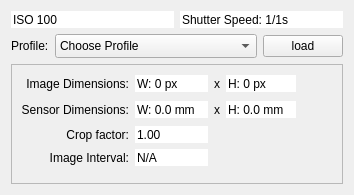
<?xml version="1.0" encoding="UTF-8"?>
<ui version="4.0">
 <class>CameraProfile</class>
 <widget class="QWidget" name="CameraProfile">
  <property name="geometry">
   <rect>
    <x>0</x>
    <y>0</y>
    <width>354</width>
    <height>195</height>
   </rect>
  </property>
  <property name="windowTitle">
   <string>Form</string>
  </property>
  <layout class="QVBoxLayout" name="verticalLayout">
   <item>
    <layout class="QGridLayout" name="gridLayout">
     <item row="0" column="0">
      <widget class="QSpinBox" name="iso">
       <property name="toolTip">
        <string>&lt;html&gt;&lt;head/&gt;&lt;body&gt;&lt;p&gt;&lt;span style=&quot; font-weight:600;&quot;&gt;Sensor sensetivity to light &lt;/span&gt;&lt;/p&gt;&lt;p&gt;record only&lt;/p&gt;&lt;/body&gt;&lt;/html&gt;</string>
       </property>
       <property name="frame">
        <bool>false</bool>
       </property>
       <property name="readOnly">
        <bool>false</bool>
       </property>
       <property name="buttonSymbols">
        <enum>QAbstractSpinBox::NoButtons</enum>
       </property>
       <property name="prefix">
        <string>ISO </string>
       </property>
       <property name="minimum">
        <number>100</number>
       </property>
       <property name="maximum">
        <number>99999</number>
       </property>
       <property name="singleStep">
        <number>10</number>
       </property>
       <property name="value">
        <number>100</number>
       </property>
      </widget>
     </item>
     <item row="0" column="1">
      <widget class="QSpinBox" name="shutterSpeed">
       <property name="toolTip">
        <string>&lt;html&gt;&lt;head/&gt;&lt;body&gt;&lt;p&gt;&lt;span style=&quot; font-weight:600;&quot;&gt;Shutter speed (exposure time) &lt;/span&gt;&lt;/p&gt;&lt;p&gt;record only&lt;/p&gt;&lt;/body&gt;&lt;/html&gt;</string>
       </property>
       <property name="frame">
        <bool>false</bool>
       </property>
       <property name="readOnly">
        <bool>false</bool>
       </property>
       <property name="buttonSymbols">
        <enum>QAbstractSpinBox::NoButtons</enum>
       </property>
       <property name="suffix">
        <string>s</string>
       </property>
       <property name="prefix">
        <string>Shutter Speed: 1/</string>
       </property>
       <property name="maximum">
        <number>99999</number>
       </property>
       <property name="singleStep">
        <number>10</number>
       </property>
       <property name="value">
        <number>1</number>
       </property>
      </widget>
     </item>
    </layout>
   </item>
   <item>
    <layout class="QHBoxLayout" name="horizontalLayout_2">
     <item>
      <widget class="QLabel" name="label">
       <property name="sizePolicy">
        <sizepolicy hsizetype="Minimum" vsizetype="Preferred">
         <horstretch>0</horstretch>
         <verstretch>0</verstretch>
        </sizepolicy>
       </property>
       <property name="text">
        <string>Profile:</string>
       </property>
      </widget>
     </item>
     <item>
      <widget class="QComboBox" name="chooseProfile">
       <property name="sizePolicy">
        <sizepolicy hsizetype="Expanding" vsizetype="Fixed">
         <horstretch>0</horstretch>
         <verstretch>0</verstretch>
        </sizepolicy>
       </property>
       <property name="currentIndex">
        <number>0</number>
       </property>
       <property name="insertPolicy">
        <enum>QComboBox::InsertAtBottom</enum>
       </property>
       <property name="sizeAdjustPolicy">
        <enum>QComboBox::AdjustToMinimumContentsLengthWithIcon</enum>
       </property>
       <item>
        <property name="text">
         <string>Choose Profile</string>
        </property>
       </item>
      </widget>
     </item>
     <item>
      <widget class="QPushButton" name="loadProfile">
       <property name="sizePolicy">
        <sizepolicy hsizetype="Minimum" vsizetype="Fixed">
         <horstretch>0</horstretch>
         <verstretch>0</verstretch>
        </sizepolicy>
       </property>
       <property name="text">
        <string>load</string>
       </property>
      </widget>
     </item>
    </layout>
   </item>
   <item>
    <widget class="QFrame" name="frame">
     <property name="frameShape">
      <enum>QFrame::StyledPanel</enum>
     </property>
     <property name="frameShadow">
      <enum>QFrame::Plain</enum>
     </property>
     <layout class="QGridLayout" name="gridLayout_2">
      <item row="4" column="0">
       <spacer name="verticalSpacer">
        <property name="orientation">
         <enum>Qt::Vertical</enum>
        </property>
        <property name="sizeHint" stdset="0">
         <size>
          <width>20</width>
          <height>40</height>
         </size>
        </property>
       </spacer>
      </item>
      <item row="3" column="0">
       <widget class="QLabel" name="label_4">
        <property name="text">
         <string>Image Interval:</string>
        </property>
        <property name="alignment">
         <set>Qt::AlignRight|Qt::AlignTrailing|Qt::AlignVCenter</set>
        </property>
       </widget>
      </item>
      <item row="0" column="4">
       <spacer name="horizontalSpacer_4">
        <property name="orientation">
         <enum>Qt::Horizontal</enum>
        </property>
        <property name="sizeHint" stdset="0">
         <size>
          <width>40</width>
          <height>20</height>
         </size>
        </property>
       </spacer>
      </item>
      <item row="1" column="2">
       <widget class="QLabel" name="sensorDimXspacer">
        <property name="sizePolicy">
         <sizepolicy hsizetype="Preferred" vsizetype="Preferred">
          <horstretch>0</horstretch>
          <verstretch>0</verstretch>
         </sizepolicy>
        </property>
        <property name="font">
         <font>
          <weight>50</weight>
          <bold>false</bold>
         </font>
        </property>
        <property name="text">
         <string>x</string>
        </property>
       </widget>
      </item>
      <item row="1" column="0">
       <widget class="QLabel" name="sensorDimLabel">
        <property name="text">
         <string>Sensor Dimensions:</string>
        </property>
        <property name="alignment">
         <set>Qt::AlignRight|Qt::AlignTrailing|Qt::AlignVCenter</set>
        </property>
       </widget>
      </item>
      <item row="1" column="1">
       <widget class="QDoubleSpinBox" name="sensorDimWidth">
        <property name="sizePolicy">
         <sizepolicy hsizetype="Preferred" vsizetype="Fixed">
          <horstretch>0</horstretch>
          <verstretch>0</verstretch>
         </sizepolicy>
        </property>
        <property name="toolTip">
         <string>&lt;html&gt;&lt;head/&gt;&lt;body&gt;&lt;p&gt;&lt;span style=&quot; font-weight:600;&quot;&gt;Sensor width&lt;/span&gt; record only&lt;/p&gt;&lt;/body&gt;&lt;/html&gt;</string>
        </property>
        <property name="inputMethodHints">
         <set>Qt::ImhNone</set>
        </property>
        <property name="frame">
         <bool>false</bool>
        </property>
        <property name="readOnly">
         <bool>false</bool>
        </property>
        <property name="buttonSymbols">
         <enum>QAbstractSpinBox::NoButtons</enum>
        </property>
        <property name="prefix">
         <string>W: </string>
        </property>
        <property name="suffix">
         <string> mm</string>
        </property>
        <property name="decimals">
         <number>1</number>
        </property>
        <property name="value">
         <double>0.000000000000000</double>
        </property>
       </widget>
      </item>
      <item row="0" column="2">
       <widget class="QLabel" name="x_spacer_5">
        <property name="font">
         <font>
          <weight>50</weight>
          <bold>false</bold>
         </font>
        </property>
        <property name="text">
         <string>x</string>
        </property>
       </widget>
      </item>
      <item row="1" column="4">
       <spacer name="horizontalSpacer">
        <property name="orientation">
         <enum>Qt::Horizontal</enum>
        </property>
        <property name="sizeHint" stdset="0">
         <size>
          <width>40</width>
          <height>20</height>
         </size>
        </property>
       </spacer>
      </item>
      <item row="0" column="3">
       <widget class="QDoubleSpinBox" name="imageDimLength">
        <property name="sizePolicy">
         <sizepolicy hsizetype="Expanding" vsizetype="Fixed">
          <horstretch>0</horstretch>
          <verstretch>0</verstretch>
         </sizepolicy>
        </property>
        <property name="toolTip">
         <string>&lt;html&gt;&lt;head/&gt;&lt;body&gt;&lt;p&gt;&lt;span style=&quot; font-weight:600;&quot;&gt;Image height&lt;/span&gt;&lt;/p&gt;&lt;/body&gt;&lt;/html&gt;</string>
        </property>
        <property name="inputMethodHints">
         <set>Qt::ImhNone</set>
        </property>
        <property name="frame">
         <bool>false</bool>
        </property>
        <property name="readOnly">
         <bool>false</bool>
        </property>
        <property name="buttonSymbols">
         <enum>QAbstractSpinBox::NoButtons</enum>
        </property>
        <property name="prefix">
         <string>H: </string>
        </property>
        <property name="suffix">
         <string> px</string>
        </property>
        <property name="decimals">
         <number>0</number>
        </property>
        <property name="maximum">
         <double>9999.000000000000000</double>
        </property>
       </widget>
      </item>
      <item row="1" column="3">
       <widget class="QDoubleSpinBox" name="sensorDimLength">
        <property name="sizePolicy">
         <sizepolicy hsizetype="Expanding" vsizetype="Fixed">
          <horstretch>0</horstretch>
          <verstretch>0</verstretch>
         </sizepolicy>
        </property>
        <property name="toolTip">
         <string>&lt;html&gt;&lt;head/&gt;&lt;body&gt;&lt;p&gt;&lt;span style=&quot; font-weight:600;&quot;&gt;Sensor height&lt;/span&gt; record only&lt;/p&gt;&lt;/body&gt;&lt;/html&gt;</string>
        </property>
        <property name="inputMethodHints">
         <set>Qt::ImhNone</set>
        </property>
        <property name="frame">
         <bool>false</bool>
        </property>
        <property name="readOnly">
         <bool>false</bool>
        </property>
        <property name="buttonSymbols">
         <enum>QAbstractSpinBox::NoButtons</enum>
        </property>
        <property name="prefix">
         <string>H: </string>
        </property>
        <property name="suffix">
         <string> mm</string>
        </property>
        <property name="decimals">
         <number>1</number>
        </property>
        <property name="value">
         <double>0.000000000000000</double>
        </property>
       </widget>
      </item>
      <item row="0" column="0">
       <widget class="QLabel" name="label_2">
        <property name="text">
         <string>Image Dimensions:</string>
        </property>
        <property name="alignment">
         <set>Qt::AlignRight|Qt::AlignTrailing|Qt::AlignVCenter</set>
        </property>
       </widget>
      </item>
      <item row="0" column="1">
       <widget class="QDoubleSpinBox" name="imageDimWidth">
        <property name="sizePolicy">
         <sizepolicy hsizetype="Preferred" vsizetype="Fixed">
          <horstretch>0</horstretch>
          <verstretch>0</verstretch>
         </sizepolicy>
        </property>
        <property name="toolTip">
         <string>&lt;html&gt;&lt;head/&gt;&lt;body&gt;&lt;p&gt;&lt;span style=&quot; font-weight:600;&quot;&gt;Image Width&lt;/span&gt;&lt;/p&gt;&lt;/body&gt;&lt;/html&gt;</string>
        </property>
        <property name="inputMethodHints">
         <set>Qt::ImhNone</set>
        </property>
        <property name="frame">
         <bool>false</bool>
        </property>
        <property name="readOnly">
         <bool>false</bool>
        </property>
        <property name="buttonSymbols">
         <enum>QAbstractSpinBox::NoButtons</enum>
        </property>
        <property name="prefix">
         <string>W: </string>
        </property>
        <property name="suffix">
         <string> px</string>
        </property>
        <property name="decimals">
         <number>0</number>
        </property>
        <property name="maximum">
         <double>9999.000000000000000</double>
        </property>
       </widget>
      </item>
      <item row="2" column="0">
       <widget class="QLabel" name="label_3">
        <property name="text">
         <string>Crop factor:</string>
        </property>
        <property name="alignment">
         <set>Qt::AlignRight|Qt::AlignTrailing|Qt::AlignVCenter</set>
        </property>
       </widget>
      </item>
      <item row="2" column="1">
       <widget class="QDoubleSpinBox" name="cropFactor">
        <property name="sizePolicy">
         <sizepolicy hsizetype="Preferred" vsizetype="Fixed">
          <horstretch>0</horstretch>
          <verstretch>0</verstretch>
         </sizepolicy>
        </property>
        <property name="toolTip">
         <string>&lt;html&gt;&lt;head/&gt;&lt;body&gt;&lt;p&gt;&lt;span style=&quot; font-weight:600;&quot;&gt;Sensor crop factor&lt;/span&gt;&lt;/p&gt;&lt;p&gt;Crop Factor of 1.00 is a &lt;span style=&quot; font-style:italic;&quot;&gt;full frame &lt;/span&gt;(35mm) sensor&lt;/p&gt;&lt;/body&gt;&lt;/html&gt;</string>
        </property>
        <property name="inputMethodHints">
         <set>Qt::ImhNone</set>
        </property>
        <property name="frame">
         <bool>false</bool>
        </property>
        <property name="readOnly">
         <bool>false</bool>
        </property>
        <property name="buttonSymbols">
         <enum>QAbstractSpinBox::NoButtons</enum>
        </property>
        <property name="prefix">
         <string/>
        </property>
        <property name="suffix">
         <string/>
        </property>
        <property name="decimals">
         <number>2</number>
        </property>
        <property name="value">
         <double>1.000000000000000</double>
        </property>
       </widget>
      </item>
      <item row="3" column="1">
       <widget class="QDoubleSpinBox" name="imageIntervals">
        <property name="toolTip">
         <string>&lt;html&gt;&lt;head/&gt;&lt;body&gt;&lt;p&gt;&lt;span style=&quot; font-weight:600;&quot;&gt;Number of seconds between camera images&lt;/span&gt;&lt;/p&gt;&lt;p&gt;record only&lt;/p&gt;&lt;/body&gt;&lt;/html&gt;</string>
        </property>
        <property name="frame">
         <bool>false</bool>
        </property>
        <property name="readOnly">
         <bool>false</bool>
        </property>
        <property name="buttonSymbols">
         <enum>QAbstractSpinBox::NoButtons</enum>
        </property>
        <property name="specialValueText">
         <string>N/A</string>
        </property>
       </widget>
      </item>
     </layout>
    </widget>
   </item>
  </layout>
 </widget>
 <tabstops>
  <tabstop>iso</tabstop>
  <tabstop>shutterSpeed</tabstop>
  <tabstop>chooseProfile</tabstop>
  <tabstop>loadProfile</tabstop>
  <tabstop>imageDimWidth</tabstop>
  <tabstop>imageDimLength</tabstop>
  <tabstop>sensorDimWidth</tabstop>
  <tabstop>sensorDimLength</tabstop>
  <tabstop>cropFactor</tabstop>
  <tabstop>imageIntervals</tabstop>
 </tabstops>
 <resources/>
 <connections/>
</ui>
